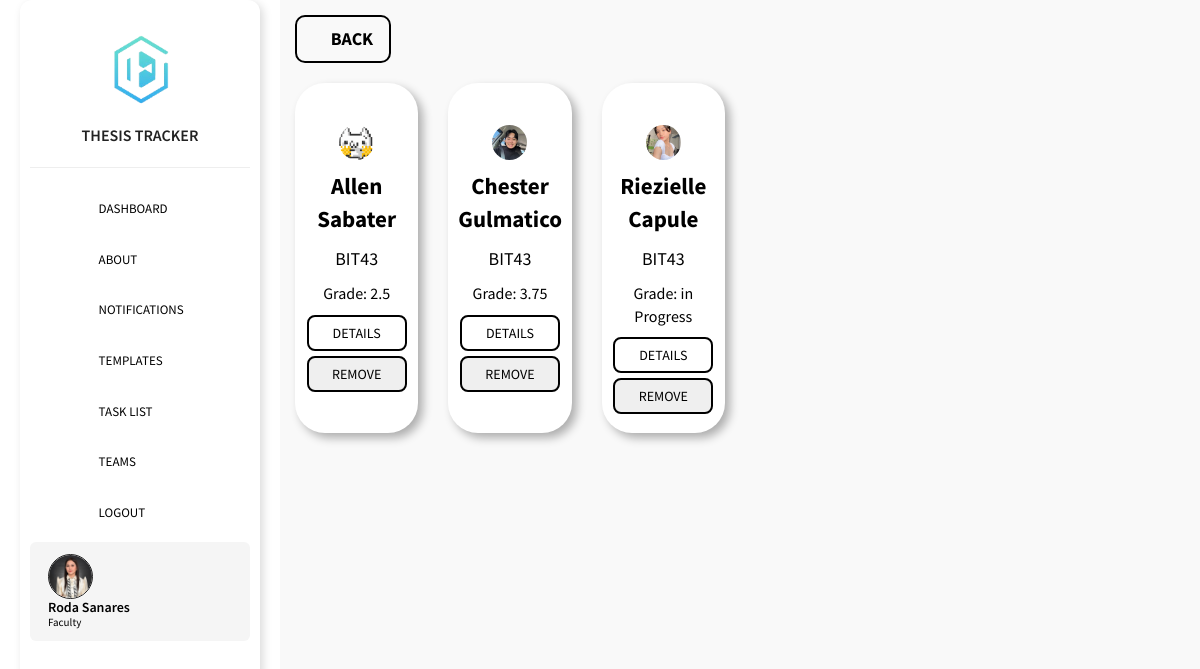
Screenshot of /admin/managegroupmembersdetails.php?teams_id=23 (signed in) with the database file from the repository.
### tables this page shows
CREATE TABLE `users` (
  `id` int(11) NOT NULL,
  `img` text NOT NULL DEFAULT 'default.png',
  `firstname` text NOT NULL,
  `lastname` text NOT NULL,
  `middlename` text NOT NULL,
  `section` varchar(255) DEFAULT NULL,
  `yr_lvl` varchar(255) DEFAULT NULL,
  `email` text NOT NULL,
  `password` text NOT NULL,
  `passwordtxt` text NOT NULL,
  `department` text NOT NULL,
  `contact` text NOT NULL,
  `address` text NOT NULL,
  `code` int(11) NOT NULL,
  `verification_code` int(11) NOT NULL,
  `type` int(1) NOT NULL DEFAULT 2 COMMENT '0=admin,1=adviser,2=student',
  `status` int(1) NOT NULL
);

CREATE TABLE `teams_member` (
  `teams_member_id` int(11) NOT NULL,
  `adviser_id` int(11) NOT NULL,
  `teams_id` int(11) NOT NULL,
  `users_id` int(11) NOT NULL,
  `individual_grade` double DEFAULT NULL
);

### config/config.php (called while the page is built, shortened)
<?php
class Connection {
    private $servername = "localhost";
    private $username = "root";
    private $password = "";
    private $dbname = "dlsu";
    private $port = 3307;
    public function conn() {
        try {
            $this->dsn = "mysql:host=".$this->servername.";port=".$this->port.";dbname=".$this->dbname;
            $this->pdo = new PDO($this->dsn, $this->username, $this->password, [
                PDO::ATTR_ERRMODE => PDO::ERRMODE_EXCEPTION,
                PDO::ATTR_DEFAULT_FETCH_MODE => PDO::FETCH_ASSOC
            ]);
            return $this->pdo;
        } catch (PDOException $e) {
            die("Connection failed: " . $e->getMessage());
        }
    }
}
?>

### admin/managegroupmembersdetails.php (the view, shortened to what this page needs)
<?php
  include '../config/config.php';
  class data extends Connection{
    public function managedata(){
?>
<!DOCTYPE html>
<html>
<head><?php include 'head.php'; ?></head>
<body class="hold-transition skin-blue sidebar-mini">
  <div class="wrapper">
    <?php include 'sidebar.php'; ?>
    <div class="content-wrapper" style="height: 100vh;background-color: #f9f9f9;overflow-y: auto;">
      <section class="content">
        <div>
          <?php if (isset($_GET['label']) == 'setdeadline') { ?>
            <a href="setdeadline.php?teams_id=<?php echo $_GET['teams_id'] ?>" class='btn btn-lg btn-flat' style="border: 2px solid black;font-style: normal;border-radius: 10px;color: #000;font-weight: bold;"><i class="fas fa-chevron-left"></i> BACK</a>
          <?php } else { ?>
            <a href="teams.php" class='btn btn-lg btn-flat' style="border: 2px solid black;font-style: normal;border-radius: 10px;color: #000;font-weight: bold;"><i class="fas fa-chevron-left"></i> BACK</a>
          <?php } ?>
        </div>
        <br>
          <div class="row">
            <?php
            $sql = "SELECT * FROM teams WHERE users_id= '".$_SESSION['id']."' OR adviser_id= '".$_SESSION['id']."'";
            $stmt5 = $this->conn()->query($sql);
            $sql = "SELECT * FROM teams_member INNER JOIN users ON teams_member.users_id=users.id WHERE teams_member.teams_id = '".$_GET['teams_id']."'";
            $stmt = $this->conn()->query($sql);
            while ($row = $stmt->fetch()) { ?>
              <div class="col-lg-2 col-12">
                <div class="small-box" style="box-shadow: 5px 5px 10px rgba(0, 0, 0, 0.3); background-color:white !important;color:#fff;border-radius: 30px;padding: 30px 0px;height: 350px;">
                  <div class="inner" style="text-align: center;">
                      <img src="../images/<?= $row['img'] ?>" width="35px" height="35px" style="border-radius: 50%;">
                      <p style="color:#000;font-weight: bold;font-size: 23px;margin: 10px 0px;"><?php echo $row['firstname']; ?> <?php echo $row['lastname']; ?></p>
                      <p style="color:#000;font-weight: normal;font-size: 18px;margin: 0;"><?php echo $row['section']; ?></p>
                      <?php if($row['individual_grade'] == NULL || $row['individual_grade'] == 0): ?>
                        <p style="color:#000;font-weight: normal;font-size: 16px;margin: 10px 0px;" title="click details to add grade">Grade: in Progress</p>
                      <?php else: ?>
                       <p style="color:#000;font-weight: normal;font-size: 16px;margin: 10px 0px;" title="click details to change grade">Grade: <?php echo $row['individual_grade']; ?></p>
                      <?php endif ?>
                      <a href="details.php?users_id=<?php echo $row['users_id'] ?>&teams_id=<?php echo $_GET['teams_id'] ?>" class="btn" style="border: 2px solid black;border-radius: 8px;color: #000;display: block;margin: auto;width: 100px;">DETAILS</a>
                      <?php if($stmt5->rowcount() > 0): ?>
                      <button class="btn delete" data-delete_teams_member_id="<?php echo $row['teams_member_id'] ?>" style="border: 2px solid black;border-radius: 8px;color: #000;display: block;width: 100px;margin: 5px auto;">REMOVE</button>
                      <?php else: ?>
                        <br>
                      <?php endif; ?>
                  </div>
                </div>
              </div>
            <?php } ?>
          </div>
      </section>
    </div>
  </div>
</body>
</html>
<?php } } $data = new data(); $data->managedata(); ?>

### admin/sidebar.php (shortened to what this page needs)
<aside class="main-sidebar">
  <section class="sidebar">
    <div class="sidebar-logo">
      <img src="../images/thesishub_logo2.png" alt="Thesis Hub Logo">
    </div>
    <p class="title">THESIS TRACKER</p>
    <hr class="my-4">
    <ul class="sidebar-menu">
    <li><a href="dashboard.php" style="color: black;"><i class="fas fa-tachometer-alt"></i> <span>DASHBOARD</span></a></li>
      <li><a href="about.php" style="color: black;"><i class="fas fa-info-circle"></i> <span>ABOUT</span></a></li>
      <?php if($_SESSION['type'] != 0): ?>
        <li><a href="notifications.php" style="color: black;"><i class="fas fa-bell"></i> <span>NOTIFICATIONS</span></a></li>
      <?php endif; ?>
      <li><a href="templates.php" style="color: black;"><i class="fas fa-book"></i> <span>TEMPLATES</span></a></li>
      <?php if($_SESSION['type'] == 1 || $_SESSION['type'] == 2): ?>
        <li><a href="tasklist.php" style="color: black;"><i class="fas fa-tasks"></i> <span>TASK LIST</span></a></li>
      <?php endif; ?>
      <li><a href="teams.php" style="color: black;"><i class="fas fa-users"></i> <span>TEAMS</span></a></li>
      <li><a style="color: black;" href="../logout.php" onclick="return confirm('Are you sure you want to logout?');"><i class="fas fa-sign-out-alt"></i> <span>LOGOUT</span></a></li>
    </ul>
    <ul class="sidebar-menu">
      <li>
        <?php
          $sql = "SELECT * FROM users WHERE id = '".$_SESSION['id']."'";
          $stmt = $this->conn()->query($sql);
          $row = $stmt->fetch();
        ?>
        <a href="#profile" data-toggle="modal" id="updateprofile" class="sidebar-profile"
          data-firstname="<?= $row['firstname'] ?>"
          data-users_id="<?= $row['id'] ?>"
          data-lastname="<?= $row['lastname'] ?>"
          data-email="<?= $row['email'] ?>"
          data-img="<?= $row['img'] ?>"
        >
          <img src="../images/<?php echo $row['img'] ?>" alt="User Profile">
          <div class="profile-info">
            <span class="name"><?php echo $row['firstname'] . " " . $row['lastname']; ?></span>
            <span class="role"><?php echo ($_SESSION['type'] == 1) ? "Faculty" : ($_SESSION['type'] == 2 ? "Student" : "Admin"); ?></span>
          </div>
        </a>
      </li>
    </ul>
  </section>
</aside>

### admin/head.php (style rules this page uses)
i { font-style: normal; }
.small-box { height: 200px; border-radius: 10px; text-align: center; padding: 20px; font-size: 2.5rem; font-weight: bold; place-content: center; }

### admin/sidebar.php (style rules this page uses)
.main-sidebar { position: fixed; left: 20px; top: 50%; transform: translateY(-50%); width: 240px; background: #ffffff; border-radius: 12px; box-shadow: 3px 3px 10px rgba(0, 0, 0, 0.15); padding: 10px; transition: all 0.3s ease-in-out; }
.sidebar-logo { text-align: center; padding: 10px 0; }
.sidebar-logo img { width: 80%; max-width: 120px; }
.title { font-size: 16px; font-weight: 600; text-align: center; color: #222; margin-bottom: 15px; }
.sidebar-menu { list-style: none; padding: 0; margin: 0; }
.sidebar-menu li { display: block; margin-bottom: 8px; }
.sidebar-menu a { display: flex; align-items: center; padding: 8px 12px; font-size: 13px; border-radius: 6px; transition: all 0.3s ease; color: #222; font-weight: 500; text-decoration: none; white-space: nowrap; }
.sidebar-menu i { font-size: 14px; margin-right: 8px; color: #222; transition: color 0.3s ease; }
.sidebar-profile { display: flex; align-items: center; gap: 10px; padding: 10px; background: #f5f5f5; border-radius: 8px; font-size: 13px; font-weight: 500; transition: 0.3s ease; color: black; white-space: nowrap; overflow: hidden; text-decoration: none; }
.sidebar-profile img { width: 45px; height: 45px; border-radius: 50%; object-fit: cover; border: 1.5px solid #222; }
.sidebar-profile .profile-info { display: flex; flex-direction: column; line-height: 1.2; }
.sidebar-profile .profile-info .name { font-weight: 600; font-size: 14px; color: black; }
.sidebar-profile .profile-info .role { font-size: 11px; color: black; }

### rows the page displays
users: img (picture), firstname "Roda", lastname "Sanares"
teams_member: users.img (picture), users.firstname "Allen", users.lastname "Sabater", users.section "BIT43", individual_grade "2.5"
teams_member: users.img (picture), users.firstname "Chester", users.lastname "Gulmatico", users.section "BIT43", individual_grade "3.75"
teams_member: users.img (picture), users.firstname "Riezielle", users.lastname "Capule", users.section "BIT43", shows "Grade: in Progress"
